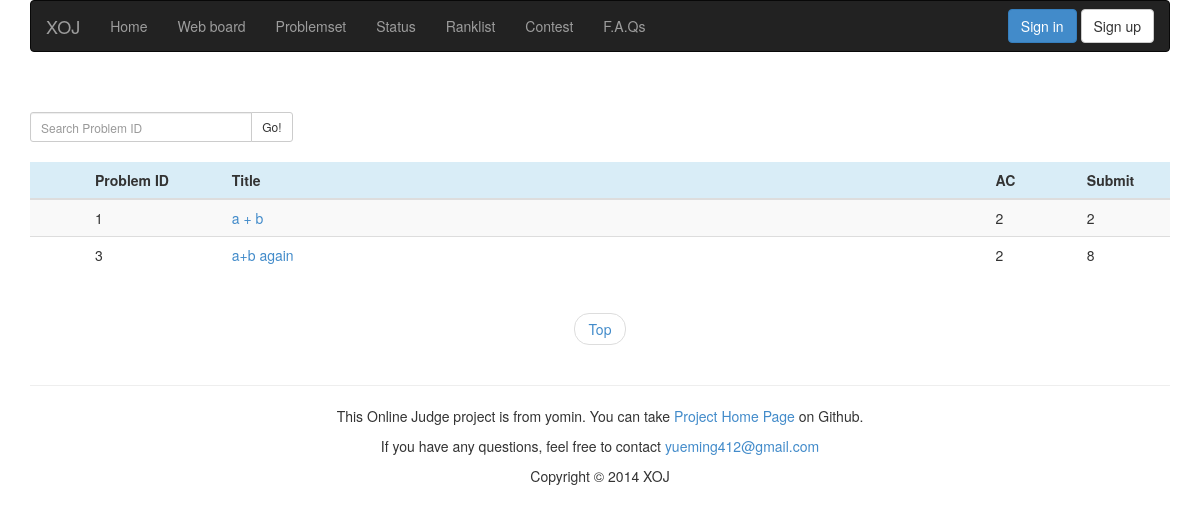
The app's page /problemset/ with its own data.
### appfile/models.py (models this page shows, shortened)
class Problem(db.Model):
    pid = db.Column(db.Integer, primary_key=True)
    title = db.Column(db.String(299))
    description = db.Column(db.Text)
    pinput = db.Column(db.Text)
    poutput = db.Column(db.Text)
    sinput = db.Column(db.Text)
    soutput = db.Column(db.Text)
    hint = db.Column(db.Text)
    time_limit = db.Column(db.Integer)
    memory_limit = db.Column(db.Integer)
    ac_count = db.Column(db.Integer, default = 0)
    submit_count = db.Column(db.Integer, default = 0)
    visable = db.Column(db.Boolean, default = True)

### appfile/views.py (the view)
@app.route('/problemset/')
@app.route('/problemset/page=<int:page>/')
def problemset(page = 1):
    form = SearchProblemForm()
    problem_list = Problem.query.filter_by(visable = True).order_by(Problem.pid).paginate(page,MAX_PROBLEM_NUM_ONE_PAGE, False )
    if current_user.is_authenticated():
        ac_list = db.session.query(Submit.pid).distinct().filter_by(userid = current_user.userid).filter_by(result = 'Accepted').all()
        submit_list = db.session.query(Submit.pid).filter_by(userid = current_user.userid).all()
        print submit_list
        if ac_list:
            ac_list = zip(*ac_list)[0]
        if submit_list:
            submit_list = zip(*submit_list)[0]
    else:
        ac_list, submit_list = [],[]
    return render_template('problemset.html', page=page, problem_list = problem_list, form = form,ac_list = ac_list, submit_list = submit_list)

### appfile/forms.py
class SearchProblemForm(Form):
    pid = IntegerField('Problem ID')

### appfile/views.py (called while the page is built)
@app.before_request
def before_request():
    g.user = current_user
    if g.user.is_authenticated():
        g.url = url_for('userinfo',userid = g.user.userid)

### appfile/templates/problemset.html (shortened to what this page needs)
{% extends "base.html" %}
{% block content %}
<div class="container">
    <br><br>
    <div class="row">
        <form role="form" action={{ url_for('search_problem') }} method="POST">
            <div class="col-sm-3">
                <div class="input-group">
                    {{ form.pid(class="form-control input-sm", placeholder="Search Problem ID") }}
                    <span class="input-group-btn">
                        <button class="btn btn-default btn-sm" type="submit">Go!</button>
                    </span>
                </div>
            </div>
        </form>
    </div>
    <br>
    <div class="row">
        <div class="col-sm-12">
            <table class="table table-striped table-hover">
                <thead>
                    <tr class="info">
                        <th id="ps_is_ac"></th>
                        <th id="ps_pid">Problem ID</th>
                        <th id="ps_title">Title</th>
                        <th id="ps_ac">AC</th>
                        <th id="ps_submit">Submit</th>
                    </tr>
                </thead>
                <tbody>
                    {% for problem in problem_list.items %}
                    <tr>
                        <td>
                        </td>
                        <td>{{ problem.pid }}</td>
                        <td align="left">
                            <a href={{ url_for('show_problem', pid = problem.pid) }}>{{ problem.title }}</a>
                        </td>
                        <td>{{ problem.ac_count }}</td>
                        <td>{{ problem.submit_count }}</td>
                    </tr>
                    {% endfor %}
                </tbody>
            </table>
        </div>
    </div>
    <div class="row">
        <div class="col-sm-12">
          <ul class="pager">
            <li><a href={{ url_for('problemset') }}>Top</a></li>
        </ul>
        </div>
    </div>
</div>
{% endblock %}

### appfile/static/css/style.css (style rules this page uses)
#ps_is_ac { width: 5%; }
#ps_pid { width: 12%; }
#ps_title { width: 67%; }
#ps_ac { width: 8%; }
#ps_submit { width: 8%; }
a:link { text-decoration: none; }

### records on screen
Problem: pid "1", title "a + b", ac_count "2", submit_count "2"
Problem: pid "3", title "a+b again", ac_count "2", submit_count "8"
